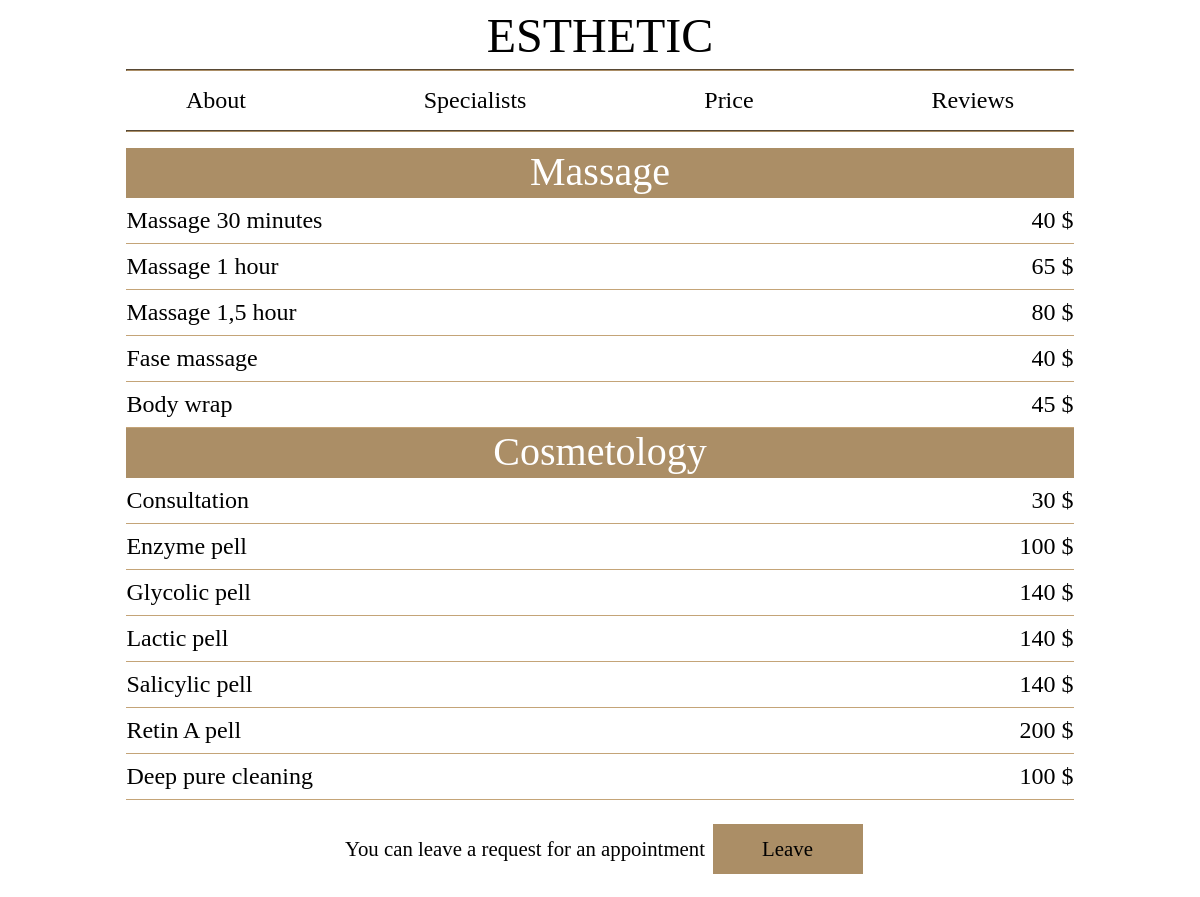
The page /price/ on the database its author committed.
### app/models.py (models this page shows, shortened)
class Massages(models.Model):
    service = models.CharField(max_length=250)
    price = models.CharField(max_length=250)

class Cosmetolog(models.Model):
    service = models.CharField(max_length=250)
    price = models.CharField(max_length=250)

### app/views.py (the view)
# urls.py: path('price/', app_views.price, name='price'),
def price (request):
    massage = Massages.objects.all().values()
    cosmetology = Cosmetolog.objects.all().values()
    template = loader.get_template('price.html')
    context = {'massage':massage, 'cosmetology':cosmetology}
    return HttpResponse(template.render(context,request))

### app/templates/price.html
{% extends 'base.html' %}
{% block content %}
    <div class="service">
        <div class="title">Massage</div>
        {% for x in massage %}
            <div class="internal"><span>{{ x.service }}</span> <span>{{ x.price }}</span></div>
        {% endfor %}
        <div class="title">Cosmetology</div>
        {% for x in cosmetology %}
            <div class="internal"><span>{{ x.service }}</span> <span>{{ x.price }}</span></div>
        {% endfor %}
    </div>
    <div class="bottom"><span class="ask">You can leave a request for an appointment</span><a class="button" href="{% url 'home' %}"><div class="leave">Leave</div></a></div>
{% endblock %}

### app/static/app/css/style.css (style rules this page uses)
.service { display: flex; flex-direction: column; flex-wrap: nowrap; justify-content: center; align-items: center; }
.title { width: 80%; height: 50px; background-color:rgb(171, 142, 102); display: flex; align-items: center; flex-direction: column; color: white; font-size: 2.5em; }
.internal { width: 80%; height: 45px; background-color:white; display: flex; justify-content: space-between; align-items: center; font-size: 1.5em; cursor: pointer; border-bottom-width: 1px; border-bottom-style: ridge; border-bottom-color: rgb(196, 164, 120); }
a { text-decoration: none; color: black; }
.bottom { display: flex; justify-content: center; align-items: center; height: 10%; margin: 2%; }
.ask { font-size: 1.3em; }
.leave { background-color: rgb(171, 142, 102); width: 150px; height: 50px; display: flex; align-items: center; justify-content: center; font-size: 1.3em; margin-left: 5%; }

### rows shown on the page
Massages: service "Massage 30 minutes", price "40 $"
Massages: service "Massage 1 hour", price "65 $"
Massages: service "Massage 1,5 hour", price "80 $"
Massages: service "Fase massage", price "40 $"
Massages: service "Body wrap", price "45 $"
Cosmetolog: service "Consultation", price "30 $"
Cosmetolog: service "Enzyme pell", price "100 $"
Cosmetolog: service "Glycolic pell", price "140 $"
Cosmetolog: service "Lactic pell", price "140 $"
Cosmetolog: service "Salicylic pell", price "140 $"
Cosmetolog: service "Retin A pell", price "200 $"
Cosmetolog: service "Deep pure cleaning", price "100 $"
